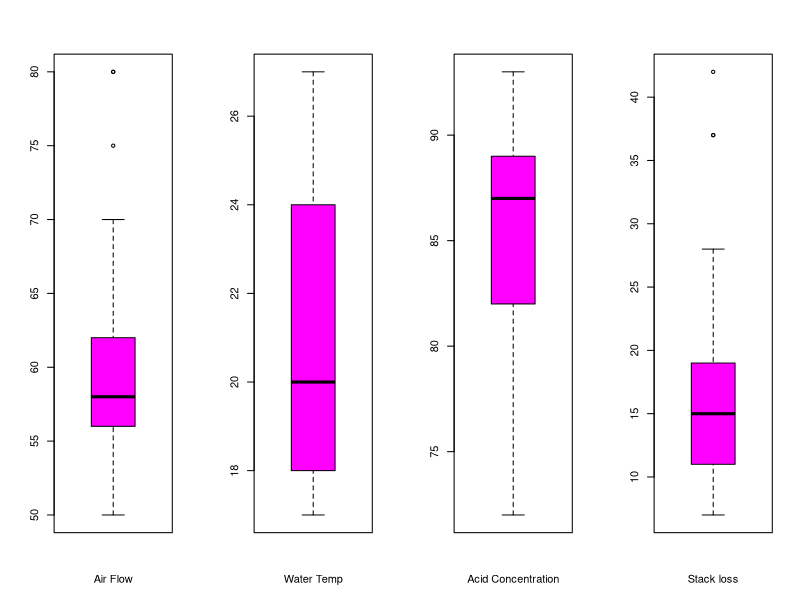
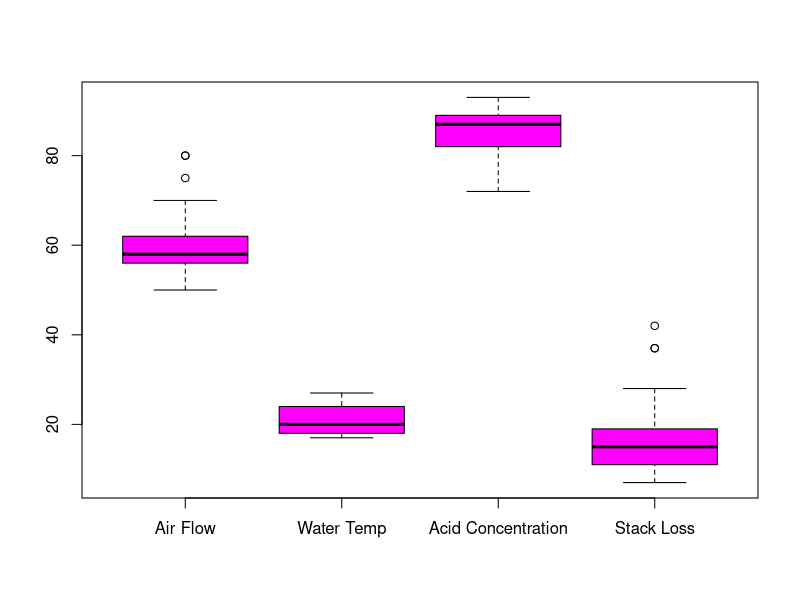

These charts were generated, in order, by the following R code:
# Media pentru fiecare variabila din acest set de date
airFlowMean <- mean(stackloss$Air.Flow)
waterTempMean <- mean(stackloss$Water.Temp)
acidConcentrationMean <- mean(stackloss$Acid.Conc.)
stackLossMean <- mean(stackloss$stack.loss)

# Varianta pentru fiecare variabila din acest set de date
airFlowVariance <- var(stackloss$Air.Flow)
waterTempVariance <- var(stackloss$Water.Temp)
acidConcentrationVariance <- var(stackloss$Acid.Conc.)
stackLossVariance <- var(stackloss$stack.loss)

# Quartilele pentru fiecare variabila din acest set de date
airFlowQuantile <- quantile(stackloss$Air.Flow)
waterTempQuantile <- quantile(stackloss$Water.Temp)
acidConcentrationQuantile <- quantile(stackloss$Acid.Conc.)
stackLossQuantile <- quantile(stackloss$stack.loss)

# Grafic : o quartila pentru fiecare variabila din acest set de date
par(mfrow = c(1, 4))
boxplot(stackloss$Air.Flow, xlab = "Air Flow", col = "magenta")
boxplot(stackloss$Water.Temp, xlab = "Water Temp", col = "magenta")
boxplot(stackloss$Acid.Conc., xlab = "Acid Concentration", col = "magenta")
boxplot(stackloss$stack.loss, xlab = "Stack loss", col = "magenta")
par(mfrow = c(1, 1))

# Grafic : toate quartilele tuturor variabilelor din acest set de date
boxplot(stackloss, names = c("Air Flow", "Water Temp", "Acid Concentration", "Stack Loss"), col = c("magenta", "magenta", "magenta", "magenta"))
